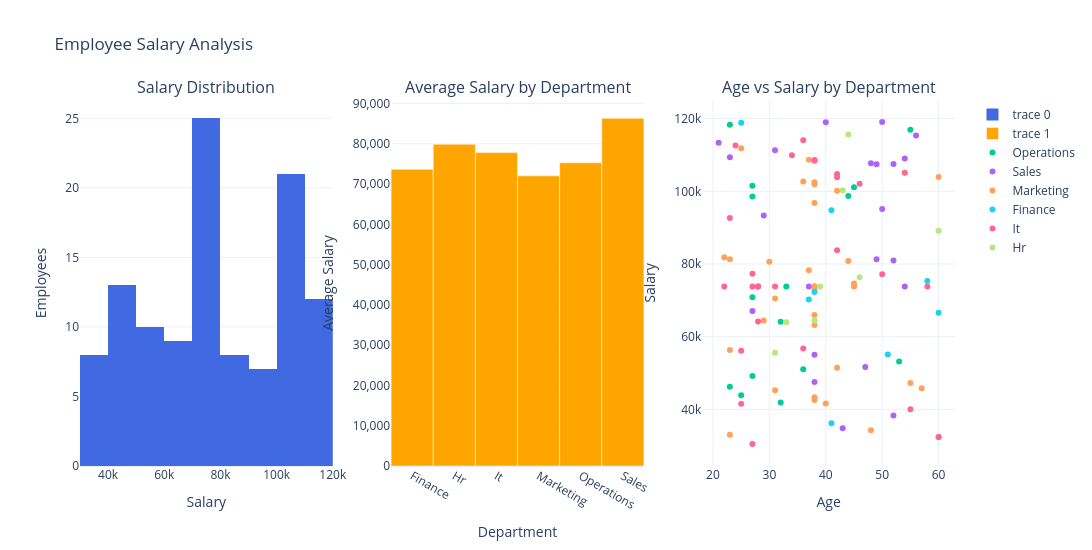

This figure's notebook cell:
### Code cell
import plotly.graph_objects as go
from plotly.subplots import make_subplots

avg_salary = df.groupby("Department")["Salary"].mean()

fig = make_subplots(
    rows=1,
    cols=3,
    subplot_titles=(
        "Salary Distribution",
        "Average Salary by Department",
        "Age vs Salary by Department"
    )
)

# 1️⃣ Salary Distribution
fig.add_trace(
    go.Histogram(
        x=df["Salary"],
        nbinsx=10,
        marker_color="royalblue",
        hovertemplate="Salary: %{x}<br>Employees: %{y}<extra></extra>"
    ),
    row=1,
    col=1
)

# 2️⃣ Average Salary by Department
fig.add_trace(
    go.Bar(
        x=avg_salary.index,
        y=avg_salary.values,
        marker_color="orange",
        hovertemplate="Department: %{x}<br>Average Salary: %{y:.2f}<extra></extra>"
    ),
    row=1,
    col=2
)

# 3️⃣ Age vs Salary by Department
for department in df["Department"].unique():

    data = df[df["Department"] == department]

    fig.add_trace(
        go.Scatter(
            x=data["Age"],
            y=data["Salary"],
            mode="markers",
            name=department,
            text=data["Name"],
            hovertemplate=(
                "Name: %{text}<br>"
                "Age: %{x}<br>"
                "Salary: %{y:.2f}<extra></extra>"
            )
        ),
        row=1,
        col=3
    )

fig.update_layout(
    title="Employee Salary Analysis",
    width=1500,
    height=550,
    template="plotly_white"
)

fig.update_xaxes(title_text="Salary", row=1, col=1)
fig.update_yaxes(title_text="Employees", row=1, col=1)

fig.update_xaxes(title_text="Department", row=1, col=2)
fig.update_yaxes(title_text="Average Salary", row=1, col=2)

fig.update_xaxes(title_text="Age", row=1, col=3)
fig.update_yaxes(title_text="Salary", row=1, col=3)
fig.update_yaxes(tickformat=",", title_text="Average Salary", row=1, col=2)

fig.show()

### Figure 1 — Plotly figure (JSON) as saved in the notebook; plotly's stock layout.template omitted (floating-point values rounded to 4 significant figures)
{"data": [{"hovertemplate": "Salary: %{x}<br>Employees: %{y}<extra></extra>", "marker": {"color": "royalblue"}, "nbinsx": 10, "type": "histogram", "x": [70810.0, 115300.0, 64470.0, 75350.0, 94780.0, 107500.0, 47240.0, 72910.0, 45790.0, 102100.0, 95100.0, 111800.0, 63210.0, 45230.0, 83750.0, 113400.0, 73780.0, 73780.0, 80930.0, 109900.0, 119100.0, 103900.0, 107700.0, 34790.0, 73780.0, 55540.0, 101500.0, 51660.0, 98680.0, 80610.0, 105100.0, 56290.0, 30470.0, 64430.0, 49180.0, 73780.0, 65970.0, 118300.0, 111300.0, 41610.0, 80850.0, 107400.0, 100300.0, 67050.0, 64120.0, 34220.0, 38310.0, 36150.0, 51420.0, 70210.0, 115600.0, 41560.0, 119000.0, 112600.0, 81290.0, 114000.0, 77190.0, 64170.0, 63950.0, 108400.0, 98550.0, 101900.0, 73780.0, 73780.0, 70510.0, 56770.0, 102700.0, 51020.0, 32360.0, 73780.0, 73780.0, 89160.0, 108700.0, 74660.0, 55040.0, 77340.0, 72290.0, 81330.0, 43350.0, 73780.0, 108600.0, 53130.0, 73780.0, 46200.0, 103800.0, 47500.0, 73780.0, 81860.0, 73780.0, 102500.0, 93330.0, 109400.0, 40040.0, 33000.0, 104700.0, 76350.0, 56130.0, 41860.0, 116900.0, 73780.0, 118900.0, 78260.0, 96800.0, 100100.0, 66550.0, 92650.0, 55110.0, 43880.0, 101100.0, 73780.0, 42560.0, 32360.0, 109000.0], "xaxis": "x", "yaxis": "y"}, {"hovertemplate": "Department: %{x}<br>Average Salary: %{y:.2f}<extra></extra>", "marker": {"color": "orange"}, "type": "bar", "x": ["Finance", "Hr", "It", "Marketing", "Operations", "Sales"], "xaxis": "x2", "y": [73680.0, 79890.0, 77810.0, 72040.0, 75270.0, 86330.0], "yaxis": "y2"}, {"hovertemplate": "Name: %{text}<br>Age: %{x}<br>Salary: %{y:.2f}<extra></extra>", "mode": "markers", "name": "Operations", "text": ["  WEI ALI  ", "Diego Novak", "Fatima Garcia", "Carlos Kim", "Zara Lee", "Ahmed Wang", "Carlos Kim", "Mei Kim", "Ravi Muller", "Sofia Fernandez", "Wei Wang", "Ingrid Tanaka", "Noah Ali", "Olga Ali", "Ingrid Patel"], "type": "scatter", "x": [27.0, 33.0, 27.0, 44.0, 27.0, 23.0, 32.0, 27.0, 36.0, 53.0, 23.0, 32.0, 55.0, 25.0, 45.0], "xaxis": "x3", "y": [70810.0, 73780.0, 101500.0, 98680.0, 49180.0, 118300.0, 64120.0, 98550.0, 51020.0, 53130.0, 46200.0, 41860.0, 116900.0, 43880.0, 101100.0], "yaxis": "y3"}, {"hovertemplate": "Name: %{text}<br>Age: %{x}<br>Salary: %{y:.2f}<extra></extra>", "mode": "markers", "name": "Sales", "text": ["Zara Tanaka", "  CARLOS FERNANDEZ  ", "Priya Larsen", "Emma Hussain", "Emma Chen", "Aisha Johnson", "  GRACE ROSSI  ", "Aisha Kim", "  FATIMA SHARMA  ", "Fatima Kim", "Diego Hussain", "Ravi Patel", "Kenji Fernandez", "Priya Patel", "Wei Tanaka", "Olga Hussain", "Ingrid Brown", "Ahmed Smith", "Wei Kim", "Sam Wang", "Grace Johnson", "Aisha Larsen", "Noah Kim"], "type": "scatter", "x": [56.0, 52.0, 50.0, 21.0, 52.0, 50.0, 48.0, 43.0, 47.0, 31.0, 49.0, 27.0, 52.0, 40.0, 49.0, 38.0, 38.0, 37.0, 38.0, 54.0, 29.0, 23.0, 54.0], "xaxis": "x3", "y": [115300.0, 107500.0, 95100.0, 113400.0, 80930.0, 119100.0, 107700.0, 34790.0, 51660.0, 111300.0, 107400.0, 67050.0, 38310.0, 119000.0, 81290.0, 73780.0, 55040.0, 73780.0, 47500.0, 73780.0, 93330.0, 109400.0, 109000.0], "yaxis": "y3"}, {"hovertemplate": "Name: %{text}<br>Age: %{x}<br>Salary: %{y:.2f}<extra></extra>", "mode": "markers", "name": "Marketing", "text": ["Ingrid Chen", "Ravi Khan", "Priya Patel", "Ravi Petrov", "Zara Ali", "Aisha Hussain", "Mei Kim", "Olga Chen", "Emma Fernandez", "  AISHA PETROV  ", "Carlos Tanaka", "Ravi Larsen", "Kenji Chen", "Carlos Rossi", "Ahmed Chen", "Sam Johnson", "Wei Sharma", "Mei Khan", "Ingrid Kim", "Kenji Kim", "Zara Garcia", "Ahmed Kim", "Ahmed Rossi", "  NOAH CHEN  ", "Sam Lee", "Ingrid Smith", "Aisha Khan", "Carlos Khan", "Sofia Novak", "Noah Rossi", "Ahmed Petrov", "Fatima Smith"], "type": "scatter", "x": [29.0, 55.0, 38.0, 57.0, 25.0, 38.0, 31.0, 38.0, 60.0, 30.0, 23.0, 45.0, 38.0, 40.0, 44.0, 48.0, 42.0, 38.0, 31.0, 36.0, 37.0, 45.0, 23.0, 38.0, 22.0, 28.0, 38.0, 23.0, 37.0, 38.0, 42.0, 38.0], "xaxis": "x3", "y": [64470.0, 47240.0, 72910.0, 45790.0, 111800.0, 63210.0, 45230.0, 73780.0, 103900.0, 80610.0, 56290.0, 73780.0, 65970.0, 41610.0, 80850.0, 34220.0, 51420.0, 101900.0, 70510.0, 102700.0, 108700.0, 74660.0, 81330.0, 43350.0, 81860.0, 73780.0, 102500.0, 33000.0, 78260.0, 96800.0, 100100.0, 42560.0], "yaxis": "y3"}, {"hovertemplate": "Name: %{text}<br>Age: %{x}<br>Salary: %{y:.2f}<extra></extra>", "mode": "markers", "name": "Finance", "text": ["Sofia Fernandez", "Ravi Novak", "Zara Patel", "Aisha Smith", "Ahmed Larsen", "Emma Smith", "Ingrid Johnson", "Ahmed Johnson", "Kenji Novak"], "type": "scatter", "x": [58.0, 41.0, 41.0, 37.0, 28.0, 38.0, 25.0, 60.0, 51.0], "xaxis": "x3", "y": [75350.0, 94780.0, 36150.0, 70210.0, 73780.0, 72290.0, 118900.0, 66550.0, 55110.0], "yaxis": "y3"}, {"hovertemplate": "Name: %{text}<br>Age: %{x}<br>Salary: %{y:.2f}<extra></extra>", "mode": "markers", "name": "It", "text": ["Priya Chen", "Diego Sharma", "Fatima Larsen", "Ingrid Hussain", "Ravi Wang", "Wei Wang", "  DIEGO KIM  ", "Zara Brown", "Ravi Petrov", "  KENJI PETROV  ", "Emma Johnson", "Olga Petrov", "Olga Wang", "Grace Larsen", "Grace Petrov", "Sam Patel", "Aisha Muller", "Ingrid Muller", "Kenji Brown", "John Khan", "Sofia Larsen", "Ravi Rossi", "Ingrid Garcia", "Carlos Garcia", "Liam Ali", "  GRACE LARSEN  "], "type": "scatter", "x": [46.0, 42.0, 34.0, 54.0, 27.0, 25.0, 24.0, 36.0, 50.0, 28.0, 38.0, 22.0, 36.0, 60.0, 28.0, 27.0, 58.0, 38.0, 42.0, 55.0, 42.0, 25.0, 31.0, 23.0, 27.0, 60.0], "xaxis": "x3", "y": [102100.0, 83750.0, 109900.0, 105100.0, 30470.0, 41560.0, 112600.0, 114000.0, 77190.0, 64170.0, 108400.0, 73780.0, 56770.0, 32360.0, 73780.0, 77340.0, 73780.0, 108600.0, 103800.0, 40040.0, 104700.0, 56130.0, 73780.0, 92650.0, 73780.0, 32360.0], "yaxis": "y3"}, {"hovertemplate": "Name: %{text}<br>Age: %{x}<br>Salary: %{y:.2f}<extra></extra>", "mode": "markers", "name": "Hr", "text": ["Sam Brown", "Diego Wang", "Grace Ali", "Ingrid Sharma", "Sofia Smith", "Wei Larsen", "Zara Sharma", "Ravi Rossi"], "type": "scatter", "x": [39.0, 31.0, 38.0, 43.0, 44.0, 33.0, 60.0, 46.0], "xaxis": "x3", "y": [73780.0, 55540.0, 64430.0, 100300.0, 115600.0, 63950.0, 89160.0, 76350.0], "yaxis": "y3"}], "layout": {"annotations": [{"font": {"size": 16}, "showarrow": false, "text": "Salary Distribution", "x": 0.1444, "xanchor": "center", "xref": "paper", "y": 1, "yanchor": "bottom", "yref": "paper"}, {"font": {"size": 16}, "showarrow": false, "text": "Average Salary by Department", "x": 0.5, "xanchor": "center", "xref": "paper", "y": 1, "yanchor": "bottom", "yref": "paper"}, {"font": {"size": 16}, "showarrow": false, "text": "Age vs Salary by Department", "x": 0.8556, "xanchor": "center", "xref": "paper", "y": 1, "yanchor": "bottom", "yref": "paper"}], "height": 550, "title": {"text": "Employee Salary Analysis"}, "width": 1500, "xaxis": {"anchor": "y", "domain": [0, 0.2889], "title": {"text": "Salary"}}, "xaxis2": {"anchor": "y2", "domain": [0.3556, 0.6444], "title": {"text": "Department"}}, "xaxis3": {"anchor": "y3", "domain": [0.7111, 1], "title": {"text": "Age"}}, "yaxis": {"anchor": "x", "domain": [0, 1], "title": {"text": "Employees"}}, "yaxis2": {"anchor": "x2", "domain": [0, 1], "tickformat": ",", "title": {"text": "Average Salary"}}, "yaxis3": {"anchor": "x3", "domain": [0, 1], "title": {"text": "Salary"}}}}
